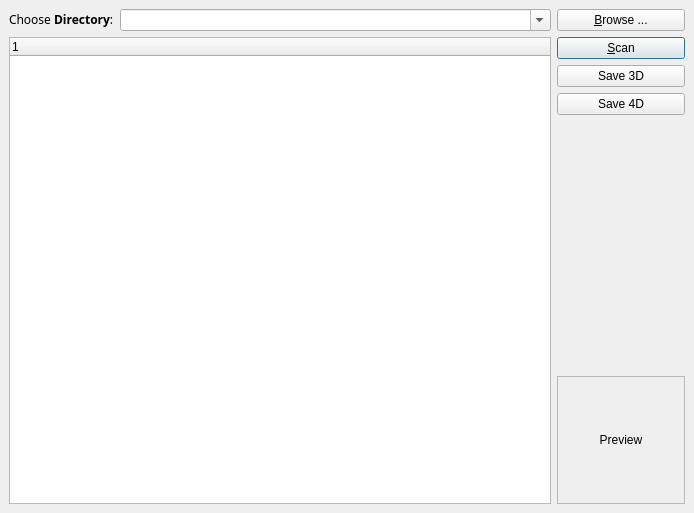
<ui version="4.0" >
 <author>Hari Sundar</author>
 <comment></comment>
 <exportmacro></exportmacro>
 <class>dcmDlg</class>
 <widget class="QDialog" name="dcmDlg" >
  <property name="geometry" >
   <rect>
    <x>0</x>
    <y>0</y>
    <width>694</width>
    <height>513</height>
   </rect>
  </property>
  <property name="windowTitle" >
   <string>Dicom Import Dialog</string>
  </property>
  <layout class="QGridLayout" >
   <property name="margin" >
    <number>9</number>
   </property>
   <property name="spacing" >
    <number>6</number>
   </property>
   <item row="1" column="1" >
    <layout class="QVBoxLayout" >
     <property name="margin" >
      <number>0</number>
     </property>
     <property name="spacing" >
      <number>6</number>
     </property>
     <item>
      <widget class="QPushButton" name="m_pScanBut" >
       <property name="text" >
        <string>&amp;Scan</string>
       </property>
      </widget>
     </item>
     <item>
      <widget class="QPushButton" name="m_pSave3dBut" >
       <property name="text" >
        <string>Save 3D</string>
       </property>
      </widget>
     </item>
     <item>
      <widget class="QPushButton" name="m_pSave4dBut" >
       <property name="text" >
        <string>Save 4D</string>
       </property>
      </widget>
     </item>
     <item>
      <spacer>
       <property name="orientation" >
        <enum>Qt::Vertical</enum>
       </property>
       <property name="sizeHint" >
        <size>
         <width>20</width>
         <height>40</height>
        </size>
       </property>
      </spacer>
     </item>
     <item>
      <widget class="QLabel" name="m_lblPreview" >
       <property name="sizePolicy" >
        <sizepolicy>
         <hsizetype>0</hsizetype>
         <vsizetype>0</vsizetype>
         <horstretch>0</horstretch>
         <verstretch>0</verstretch>
        </sizepolicy>
       </property>
       <property name="minimumSize" >
        <size>
         <width>128</width>
         <height>128</height>
        </size>
       </property>
       <property name="maximumSize" >
        <size>
         <width>128</width>
         <height>128</height>
        </size>
       </property>
       <property name="frameShape" >
        <enum>QFrame::StyledPanel</enum>
       </property>
       <property name="text" >
        <string>Preview</string>
       </property>
       <property name="scaledContents" >
        <bool>true</bool>
       </property>
       <property name="alignment" >
        <set>Qt::AlignCenter</set>
       </property>
      </widget>
     </item>
    </layout>
   </item>
   <item row="0" column="1" >
    <widget class="QPushButton" name="m_pDirBrowseBut" >
     <property name="text" >
      <string>&amp;Browse ...</string>
     </property>
    </widget>
   </item>
   <item row="0" column="0" >
    <layout class="QHBoxLayout" >
     <property name="margin" >
      <number>0</number>
     </property>
     <property name="spacing" >
      <number>6</number>
     </property>
     <item>
      <widget class="QLabel" name="label" >
       <property name="sizePolicy" >
        <sizepolicy>
         <hsizetype>5</hsizetype>
         <vsizetype>5</vsizetype>
         <horstretch>0</horstretch>
         <verstretch>0</verstretch>
        </sizepolicy>
       </property>
       <property name="text" >
        <string>&lt;html>&lt;head>&lt;meta name="qrichtext" content="1" />&lt;/head>&lt;body style=" white-space: pre-wrap; font-family:Sans Serif; font-size:9pt; font-weight:400; font-style:normal; text-decoration:none;">&lt;p style=" margin-top:0px; margin-bottom:0px; margin-left:0px; margin-right:0px; -qt-block-indent:0; text-indent:0px;">Choose &lt;span style=" font-weight:600;">Directory&lt;/span>:&lt;/p>&lt;/body>&lt;/html></string>
       </property>
      </widget>
     </item>
     <item>
      <widget class="QComboBox" name="m_pDcmDir" >
       <property name="sizePolicy" >
        <sizepolicy>
         <hsizetype>7</hsizetype>
         <vsizetype>0</vsizetype>
         <horstretch>0</horstretch>
         <verstretch>0</verstretch>
        </sizepolicy>
       </property>
       <property name="toolTip" >
        <string>The Dicom Directory</string>
       </property>
       <property name="editable" >
        <bool>true</bool>
       </property>
      </widget>
     </item>
    </layout>
   </item>
   <item row="1" column="0" >
    <widget class="QTreeWidget" name="m_pPreview" />
   </item>
  </layout>
 </widget>
 <pixmapfunction></pixmapfunction>
 <resources/>
 <connections/>
</ui>
